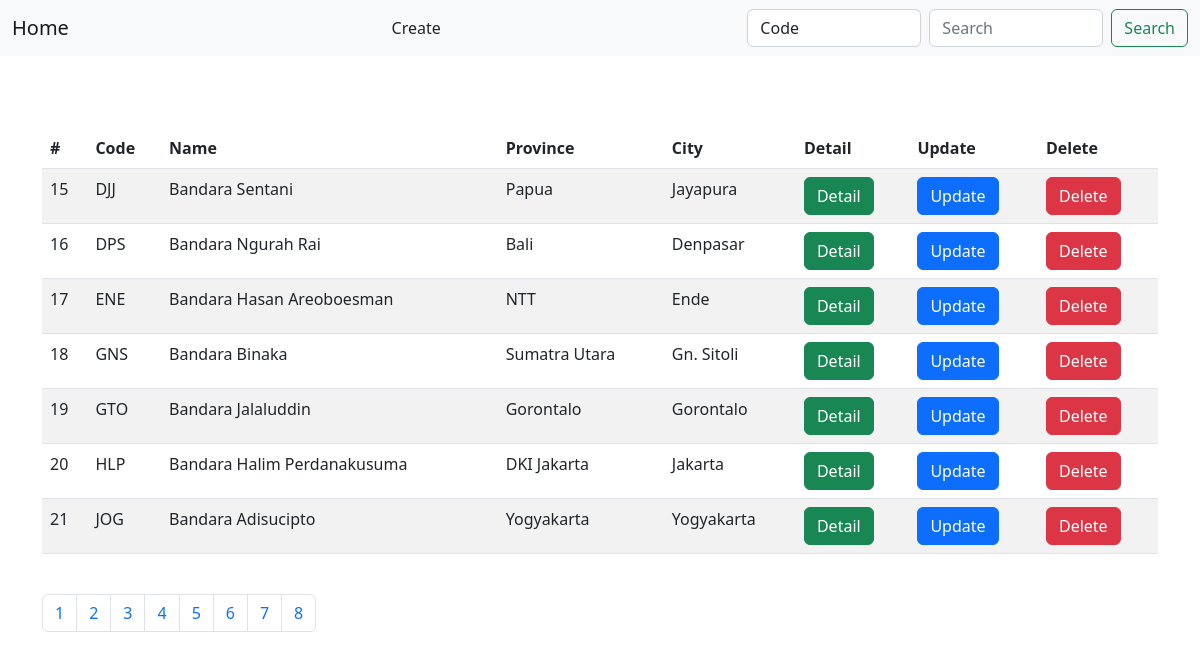
The page /index.php?page=3 on the database its author committed.
### tables this page shows
CREATE TABLE `airports` (
  `id` int(11) NOT NULL,
  `code` varchar(3) NOT NULL,
  `name` varchar(256) NOT NULL,
  `province` varchar(256) NOT NULL,
  `city` varchar(256) NOT NULL
);

### index.php (the view, shortened to what this page needs)
<?php
  require "config.php";
  $pagination = 7;
  $page = (isset($_GET['page'])) ? $page = $_GET['page'] : 1;
  $position = ($page == 1) ? 0 : ($page - 1) * $pagination;
  $dmlNoPagination = "SELECT * FROM airports";
  $queryNoPagination = mysqli_query($conn, $dmlNoPagination);
  $rows = mysqli_num_rows($queryNoPagination);
  $pages = ceil($rows/$pagination);
  $dmlDefault = "SELECT * FROM airports LIMIT $position, $pagination";
  $queryDefault = mysqli_query($conn, $dmlDefault);
?>
<!DOCTYPE html>
<html>
    <head>
        <link href="https://cdn.jsdelivr.net/npm/bootstrap@5.2.0-beta1/dist/css/bootstrap.min.css" rel="stylesheet">
        <link href='https://unpkg.com/boxicons@2.1.2/css/boxicons.min.css' rel='stylesheet'>
        <link rel="stylesheet" href="https://unpkg.com/js-datepicker/dist/datepicker.min.css">
    </head>
    <body>
        <nav class="navbar bg-light">
            <div class="container-fluid">
              <a class="navbar-brand" href="index.php">Home</a>
              <a class="nav-link" href="create.php">Create</a>
              <form class="d-flex" method="get" action="index.php">
                <select name="attribute" id="attribute" class="form-control me-2">
                  <option value="code" selected>Code</option>
                </select>
                <input class="form-control me-2" type="search" name="search" placeholder="Search" aria-label="Search">
                <button class="btn btn-outline-success" type="submit" name="searchBtn">Search</button>
              </form>
            </div>
          </nav>
          <div class="container">
            <br><br><br>
              <table class="table table-striped">
                <thead>
                    <tr>
                        <th>#</th>
                        <th>Code</th>
                        <th>Name</th>
                        <th>Province</th>
                        <th>City</th>
                        <th>Detail</th>
                        <th>Update</th>
                        <th>Delete</th>
                    </tr>
                </thead>
                <tbody>
                  <?php while ($data = (isset($_GET['searchBtn'])) ? mysqli_fetch_array($querySearch) : mysqli_fetch_array($queryDefault)) { ?>
                    <form>
                        <tr>
                            <td><?= $data['id'] ?></td>
                            <td><?= $data['code'] ?></td>
                            <td><?= $data['name'] ?></td>
                            <td><?= $data['province'] ?></td>
                            <td><?= $data['city'] ?></td>
                            <td><a href="show.php?id=<?= $data['id'] ?>" class="btn btn-success">Detail</a></td>
                            <td><a href="update.php?id=<?= $data['id'] ?>" class="btn btn-primary">Update</a></td>
                            <td><a href="delete.php?id=<?= $data['id'] ?>" class="btn btn-danger">Delete</a></td>
                        </tr>
                    </form>
                  <?php } ?>
                </tbody>
              </table>
              <br>
              <ul class="pagination">
                <?php for ($i = 1; $i <= $pages; $i++) { ?>
                  <li class="page-item"><a class="page-link" href="<?php echo ($i != $page) ? "index.php?page=" . $i : "#" ?>"><?= $i ?></a></li>
                <?php } ?>
              </ul>
          </div>
    </body>
</html>

### rows shown on the page
airports: id "15", code "DJJ", name "Bandara Sentani", province "Papua", city "Jayapura"
airports: id "16", code "DPS", name "Bandara Ngurah Rai", province "Bali", city "Denpasar"
airports: id "17", code "ENE", name "Bandara Hasan Areoboesman", province "NTT", city "Ende"
airports: id "18", code "GNS", name "Bandara Binaka", province "Sumatra Utara", city "Gn. Sitoli"
airports: id "19", code "GTO", name "Bandara Jalaluddin", province "Gorontalo", city "Gorontalo"
airports: id "20", code "HLP", name "Bandara Halim Perdanakusuma", province "DKI Jakarta", city "Jakarta"
airports: id "21", code "JOG", name "Bandara Adisucipto", province "Yogyakarta", city "Yogyakarta"
